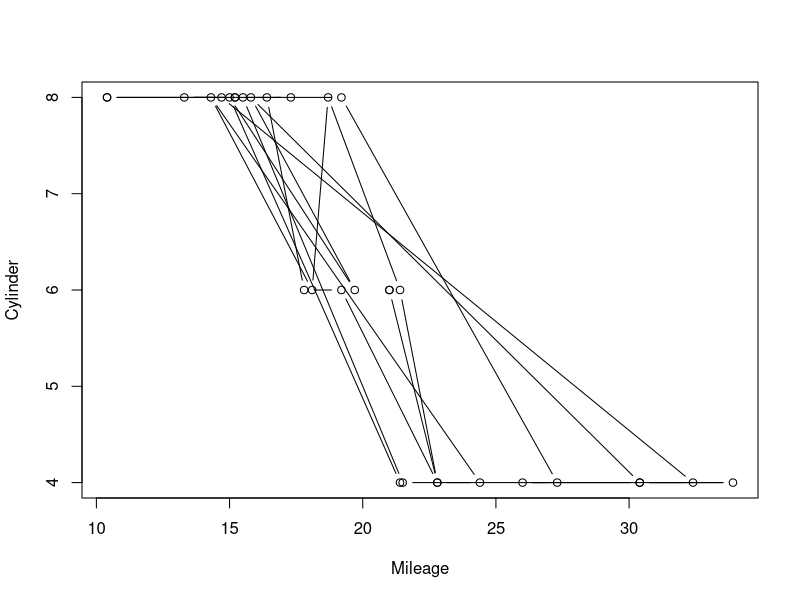
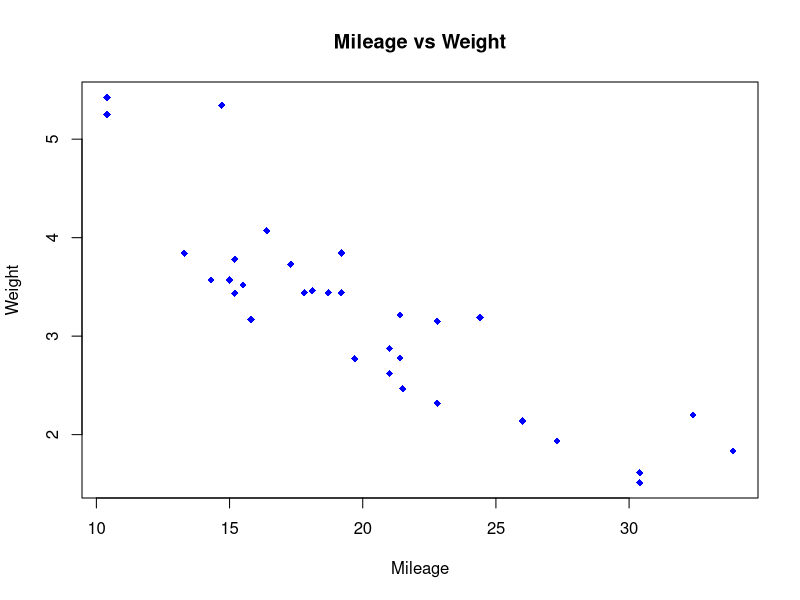
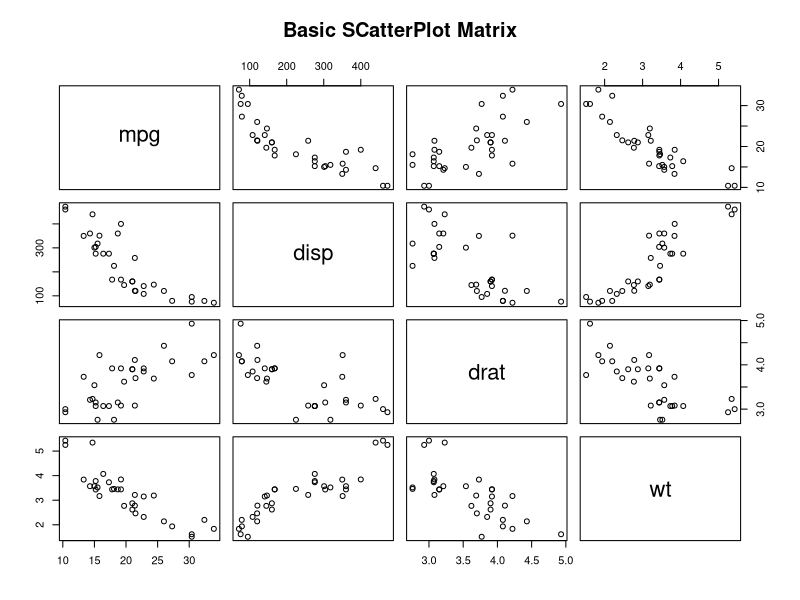
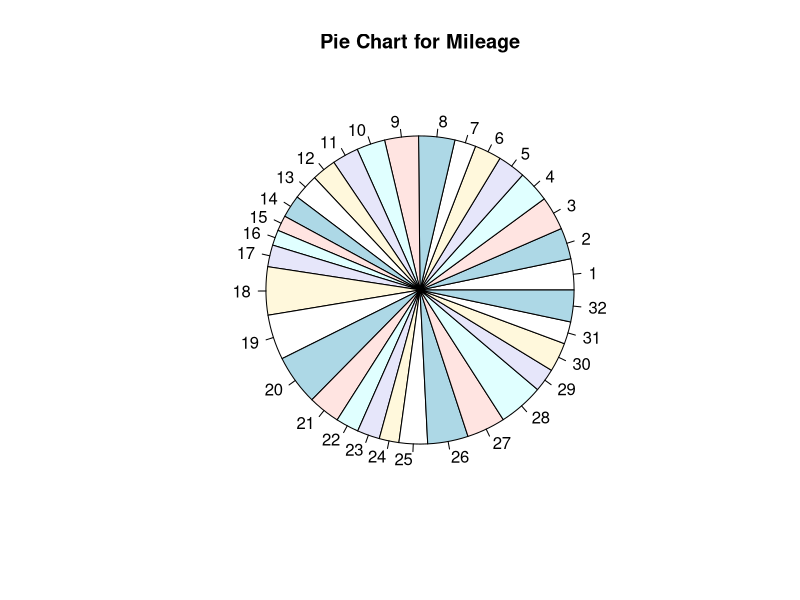
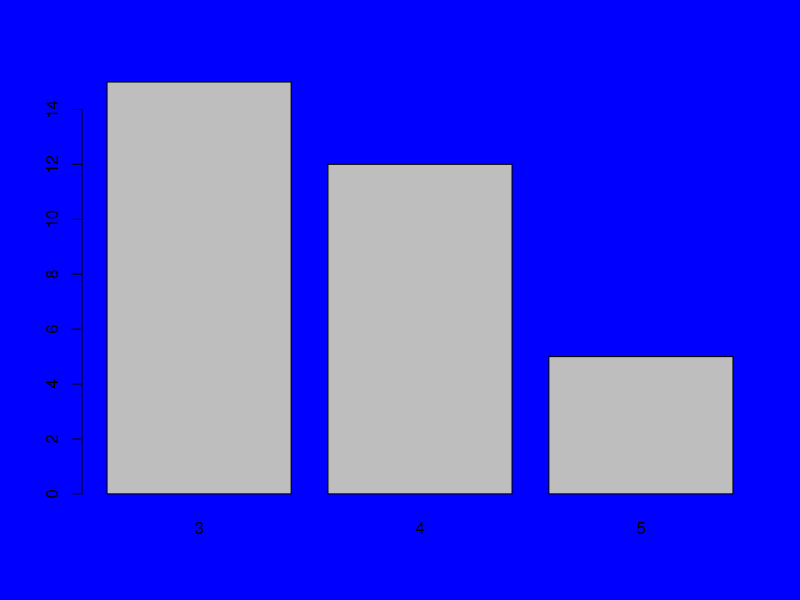
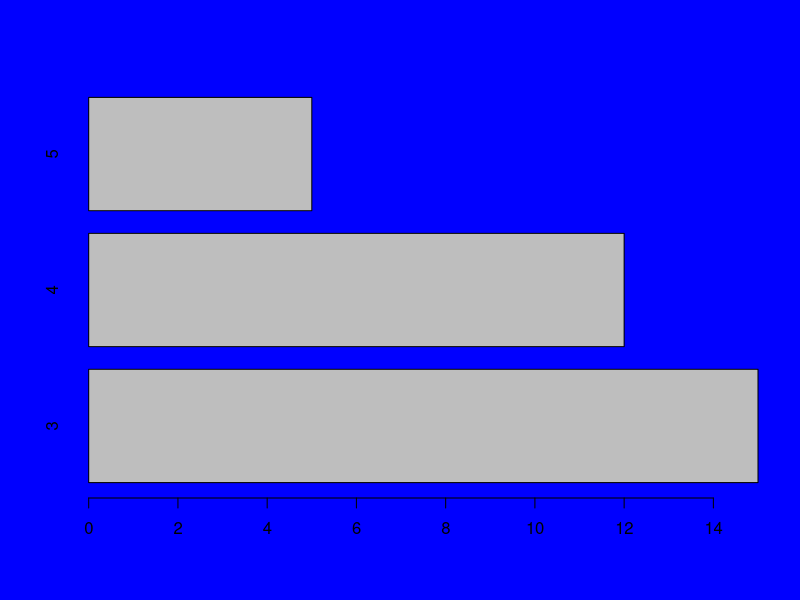
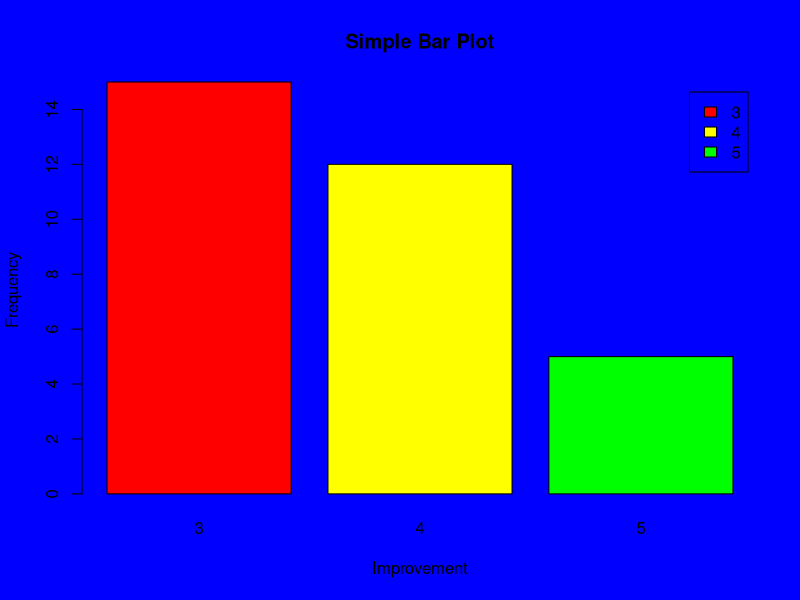
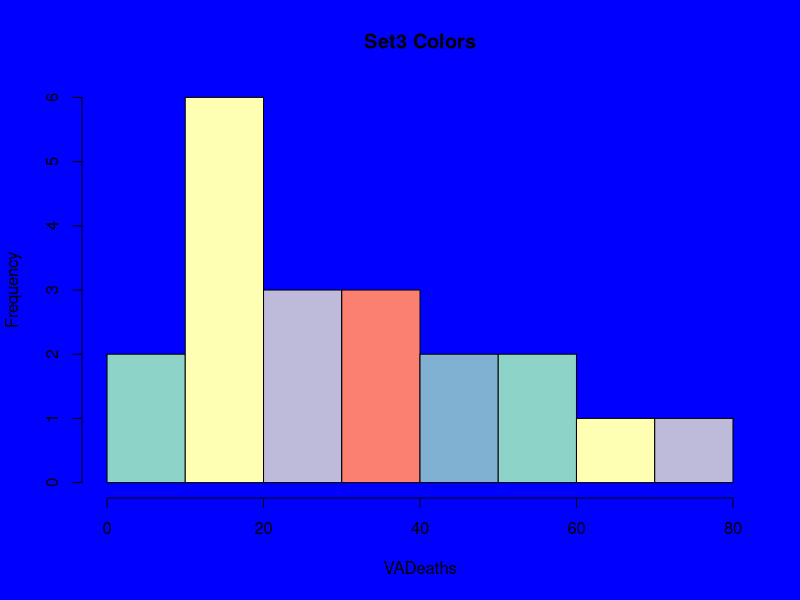

The R script that drew these images, in order:
setwd("G:/extra things/Knowledge/practice/RP/datasets")
library(ggplot2)

data_mt<- mtcars
str(data_mt)
#Linegraphs
plot(data_mt$mpg,data_mt$cyl,type = "b",xlab = "Mileage",ylab = "Cylinder")
#ScatterPlot
plot(data_mt$mpg,data_mt$wt,
     main="Mileage vs Weight",
     xlab="Mileage",
     ylab="Weight",
     pch=18, col="blue")
#ScatterPlot Matrix
pairs(~mpg+disp+drat+wt,data = mtcars, main="Basic SCatterPlot Matrix")

#PieChart
pie(data_mt$mpg,main ="Pie Chart for Mileage")

#BarPlot
par(bg="blue")
counts<- table(data_mt$gear)
barplot(counts)
barplot(counts,horiz = TRUE)
barplot(counts,
        main="Simple Bar Plot",
        xlab="Improvement",
        ylab="Frequency",
        legend=rownames(counts),
        col=c("red","yellow","green"))
#Create the following histogram graphs for 
#VADeaths with suitable color palettes. You can use the RColorBrewer package

library(RColorBrewer)
#Histogram
str(VADeaths)
hist(VADeaths,col=brewer.pal(n = 5,"Set3"),main="Set3 Colors")